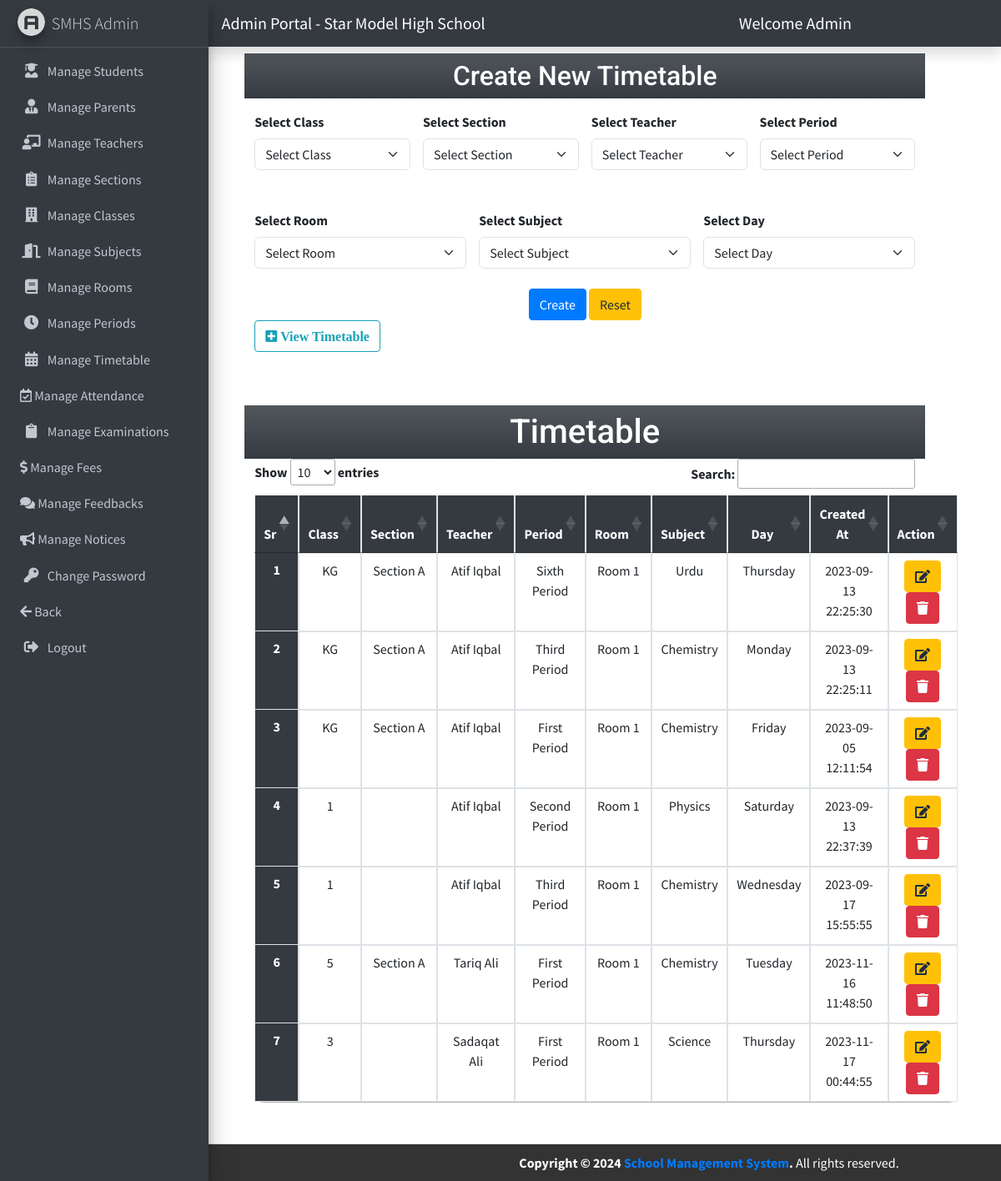
/admin/index.php?timetable (signed in), run on the app's committed database.
### tables this page shows
CREATE TABLE `timetable` (
  `timetable_id` int(11) NOT NULL,
  `t_teacher_id` int(5) NOT NULL,
  `t_class_id` int(5) NOT NULL,
  `t_section_id` int(5) DEFAULT NULL,
  `t_period_id` int(5) NOT NULL,
  `t_subject_id` int(5) NOT NULL,
  `t_room_id` int(5) NOT NULL,
  `timetable_day` varchar(10) NOT NULL,
  `created_at` datetime NOT NULL DEFAULT current_timestamp()
);

CREATE TABLE `class` (
  `class_id` int(11) NOT NULL,
  `class_name` varchar(50) NOT NULL,
  `subject_name` varchar(300) NOT NULL,
  `section_name` varchar(50) NOT NULL,
  `c_teacher_id` int(11) NOT NULL,
  `created_at` datetime NOT NULL DEFAULT current_timestamp()
);

CREATE TABLE `section` (
  `section_id` int(11) NOT NULL,
  `section_title` varchar(50) DEFAULT NULL,
  `created_at` datetime NOT NULL DEFAULT current_timestamp()
);

CREATE TABLE `teachers` (
  `teacher_id` int(11) NOT NULL,
  `teacher_name` varchar(100) NOT NULL,
  `teacher_email` varchar(100) NOT NULL,
  `teacher_password` varchar(200) NOT NULL,
  `teacher_dob` date NOT NULL,
  `teacher_pic` varchar(300) NOT NULL,
  `teacher_subject` varchar(50) NOT NULL,
  `teacher_phone` varchar(30) NOT NULL,
  `teacher_address` varchar(100) NOT NULL,
  `teacher_age` int(2) NOT NULL,
  `teacher_gender` enum('Male','Female') NOT NULL,
  `teacher_verify` enum('Active','Disable') NOT NULL DEFAULT 'Active',
  `teacher_joining_date` datetime NOT NULL DEFAULT current_timestamp()
);

CREATE TABLE `period` (
  `period_id` int(11) NOT NULL,
  `period_name` varchar(50) NOT NULL,
  `period_start_time` time NOT NULL,
  `period_end_time` time NOT NULL,
  `created_at` datetime NOT NULL DEFAULT current_timestamp()
);

CREATE TABLE `room` (
  `room_id` int(11) NOT NULL,
  `room_name` varchar(50) NOT NULL,
  `room_capacity` int(5) NOT NULL,
  `r_class_id` int(11) NOT NULL,
  `r_section_id` int(11) NOT NULL,
  `created_at` datetime NOT NULL DEFAULT current_timestamp()
);

CREATE TABLE `subject` (
  `subject_id` int(11) NOT NULL,
  `subject_code` varchar(20) NOT NULL,
  `subject_name` varchar(50) NOT NULL,
  `created_at` datetime NOT NULL DEFAULT current_timestamp()
);

### admin/timetable.php (the view, shortened to what this page needs)
<div class="row col-md-10 mx-auto my-5">
    <h1 class="text-center my-3 bg-dark bg-gradient p-2 my-heading">Create New Timetable</h1>
    <form method="post" enctype='multipart/form-data'>
        <div class="row mb-5">
            <div class="col-md" id="room_class_container">
                <label for="room_class" class="form-label">Select Class</label>
                <select id="room_class" class="form-select" name="room_class" required>
                    <option value="" selected>Select Class</option>
                </select>
            </div>
            <div class="col-md" id="room_class_section_container">
                <label for="room_class_section" class="form-label">Select Section</label>
                <select id="room_class_section" class="form-select" name="room_class_section">
                    <option value="" selected>Select Section</option>
                </select>
            </div>
            <div class="col-md">
                <label for="timetable_teacher" class="form-label">Select Teacher</label>
                <select id="timetable_teacher" class="form-select" name="timetable_teacher" required>
                    <option value="" selected>Select Teacher</option>
                </select>
            </div>
            <div class="col-md">
                <label for="timetable_period" class="form-label">Select Period</label>
                <select id="timetable_period" class="form-select" name="timetable_period" required>
                    <option value="" selected>Select Period</option>
                </select>
            </div>
        </div>
        <div class="row mb-4">
            <div class="col-md">
                <label for="timetable_room" class="form-label">Select Room</label>
                <select id="timetable_room" class="form-select" name="timetable_room" required>
                    <option value="" selected>Select Room</option>
                </select>
            </div>
            <div class="col-md">
                <label for="timetable_subject" class="form-label">Select Subject</label>
                <select id="timetable_subject" class="form-select" name="timetable_subject" required>
                    <option value="" selected>Select Subject</option>
                </select>
            </div>
            <div class="col-md">
                <label for="timetable_day" class="form-label">Select Day</label>
                <select id="timetable_day" class="form-select" name="timetable_day" required>
                    <option value="" selected>Select Day</option>
                </select>
            </div>
        </div>
        <div class="mt-2 text-center">
            <button type="submit" class="btn btn-primary" name="create_timetable" id="create_timetable">Create</button>
            <button type="reset" class="btn btn-warning">Reset</button>
        </div>
    </form>
    <div>
        <a href="index.php?view_timetable" class="btn btn-outline-info mb-3"> <i class="fas fa-plus-square"> View Timetable</i></a>
    </div>
</div>
<div class="row col-md-10 mx-auto">
    <h1 class="text-center fs-1 bg-dark bg-gradient p-2 my-heading">Timetable</h1>
    <table class="table mb-5 text-center my-table" id="my-dataTable">
        <thead>
            <tr>
                <th scope="col">Sr</th>
                <th scope="col">Class</th>
                <th scope="col">Section</th>
                <th scope="col">Teacher</th>
                <th scope="col">Period</th>
                <th scope="col">Room</th>
                <th scope="col">Subject</th>
                <th scope="col">Day</th>
                <th scope="col">Created At</th>
                <th scope="col">Action</th>
            </tr>
        </thead>
        <tbody>
            <?php
            $timetable_sql = "SELECT * FROM `timetable`";
            $timetable_result = $conn->query($timetable_sql);
            $sno = 1;
            while ($timetable_row = $timetable_result->fetch_assoc()) {
            ?>
                <tr>
                    <th scope="row"><?= $sno++ ?></th>
                    <td>
                        <?php
                        $timetable_class_id = $timetable_row['t_class_id'];
                        $fetch_class_sql = "SELECT class_name FROM class WHERE class_id = '$timetable_class_id' ";
                        $class_result = $conn->query($fetch_class_sql);
                        $fetch_class_row = $class_result->fetch_assoc();
                        echo $fetch_class_row['class_name'];
                        ?>
                    </td>
                    <td>
                        <?php
                        if ($timetable_row['t_section_id']) {
                            $timetable_section_id = $timetable_row['t_section_id'];
                            $fetch_section_sql = "SELECT section_title FROM section WHERE section_id = '$timetable_section_id' ";
                            $section_result = $conn->query($fetch_section_sql);
                            $fetch_section_row = $section_result->fetch_assoc();
                            echo $fetch_section_row['section_title'];
                        } else {
                            echo "";
                        }
                        ?>
                    </td>
                    <td>
                        <?php
                        $timetable_teacher_id = $timetable_row['t_teacher_id'];
                        $fetch_teacher_sql = "SELECT teacher_name FROM teachers WHERE teacher_id = '$timetable_teacher_id' ";
                        $teacher_result = $conn->query($fetch_teacher_sql);
                        $fetch_teacher_row = $teacher_result->fetch_assoc();
                        echo $fetch_teacher_row['teacher_name'];
                        ?>
                    </td>
                    <td>
                        <?php
                        $timetable_period_id = $timetable_row['t_period_id'];
                        $fetch_period_sql = "SELECT period_name FROM `period` WHERE period_id = '$timetable_period_id' ";
                        $period_result = $conn->query($fetch_period_sql);
                        $fetch_period_row = $period_result->fetch_assoc();
                        echo $fetch_period_row['period_name'];
                        ?>
                    </td>
                    <td>
                        <?php
                        $timetable_room_id = $timetable_row['t_room_id'];
                        $fetch_room_sql = "SELECT room_name FROM `room` WHERE room_id = '$timetable_room_id' ";
                        $room_result = $conn->query($fetch_room_sql);
                        $fetch_room_row = $room_result->fetch_assoc();
                        echo $fetch_room_row['room_name'];
                        ?>
                    </td>
                    <td>
                        <?php
                        $timetable_subject_id = $timetable_row['t_subject_id'];
                        $fetch_subject_sql = "SELECT subject_name FROM `subject` WHERE subject_id = '$timetable_subject_id' ";
                        $subject_result = $conn->query($fetch_subject_sql);
                        $fetch_subject_row = $subject_result->fetch_assoc();
                        echo $fetch_subject_row['subject_name'];
                        ?>
                    </td>
                    <td> <?= $timetable_row['timetable_day'] ?> </td>
                    <td> <?= $timetable_row['created_at'] ?> </td>
                    <td>
                        <a class="btn btn-warning mx-1" href="index.php?edit_timetable_id=<?= $timetable_row['timetable_id'] ?>"><i class="fa fa-edit"></i></a>
                        <a class="btn btn-danger mx-1" href="index.php?delete_timetable_id=<?= $timetable_row['timetable_id'] ?>"><i class="fa fa-trash"></i></a>
                    </td>
                </tr>
            <?php  }  ?>
        </tbody>
    </table>
</div>

### admin/partials/admin_head.php (style rules this page uses)
body { overflow-x: hidden; }
.my-heading { font-family: 'Baloo Paaji 2', cursive; font-family: 'Mulish', sans-serif; font-family: 'Roboto', sans-serif; text-align: center; font-size: 2rem; color: #fff; padding: 20px 0; margin: 0; transition: transform 0.3s ease-in-out; }
.my-table { border-collapse: collapse; border-radius: 10px; width: 100%; }
.my-table th, .my-table td { padding: 10px; text-align: center; border: 1px solid #dee2e6; }
.my-table th { background-color: #343a40; color: white; font-weight: bold; }
.my-table tbody tr:nth-child(odd) { background-color: #f2f2f2; }
.my-table th { border-top: none; }
.my-table tbody tr td { transition: box-shadow 0.3s ease; }

### data on the page
timetable: t_class.class_name "KG", t_section.section_title "Section A", t_teacher.teacher_name "Atif Iqbal", t_period.period_name "Sixth Period", t_room.room_name "Room 1", t_subject.subject_name "Urdu", timetable_day "Thursday", created_at "2023-09-13 22:25:30"
timetable: t_class.class_name "KG", t_section.section_title "Section A", t_teacher.teacher_name "Atif Iqbal", t_period.period_name "Third Period", t_room.room_name "Room 1", t_subject.subject_name "Chemistry", timetable_day "Monday", created_at "2023-09-13 22:25:11"
timetable: t_class.class_name "KG", t_section.section_title "Section A", t_teacher.teacher_name "Atif Iqbal", t_period.period_name "First Period", t_room.room_name "Room 1", t_subject.subject_name "Chemistry", timetable_day "Friday", created_at "2023-09-05 12:11:54"
timetable: t_class.class_name "1", t_teacher.teacher_name "Atif Iqbal", t_period.period_name "Second Period", t_room.room_name "Room 1", t_subject.subject_name "Physics", timetable_day "Saturday", created_at "2023-09-13 22:37:39"
timetable: t_class.class_name "1", t_teacher.teacher_name "Atif Iqbal", t_period.period_name "Third Period", t_room.room_name "Room 1", t_subject.subject_name "Chemistry", timetable_day "Wednesday", created_at "2023-09-17 15:55:55"
timetable: t_class.class_name "5", t_section.section_title "Section A", t_teacher.teacher_name "Tariq Ali", t_period.period_name "First Period", t_room.room_name "Room 1", t_subject.subject_name "Chemistry", timetable_day "Tuesday", created_at "2023-11-16 11:48:50"
timetable: t_class.class_name "3", t_teacher.teacher_name "Sadaqat Ali", t_period.period_name "First Period", t_room.room_name "Room 1", t_subject.subject_name "Science", timetable_day "Thursday", created_at "2023-11-17 00:44:55"

### other printed values
$admin_name "Admin"
